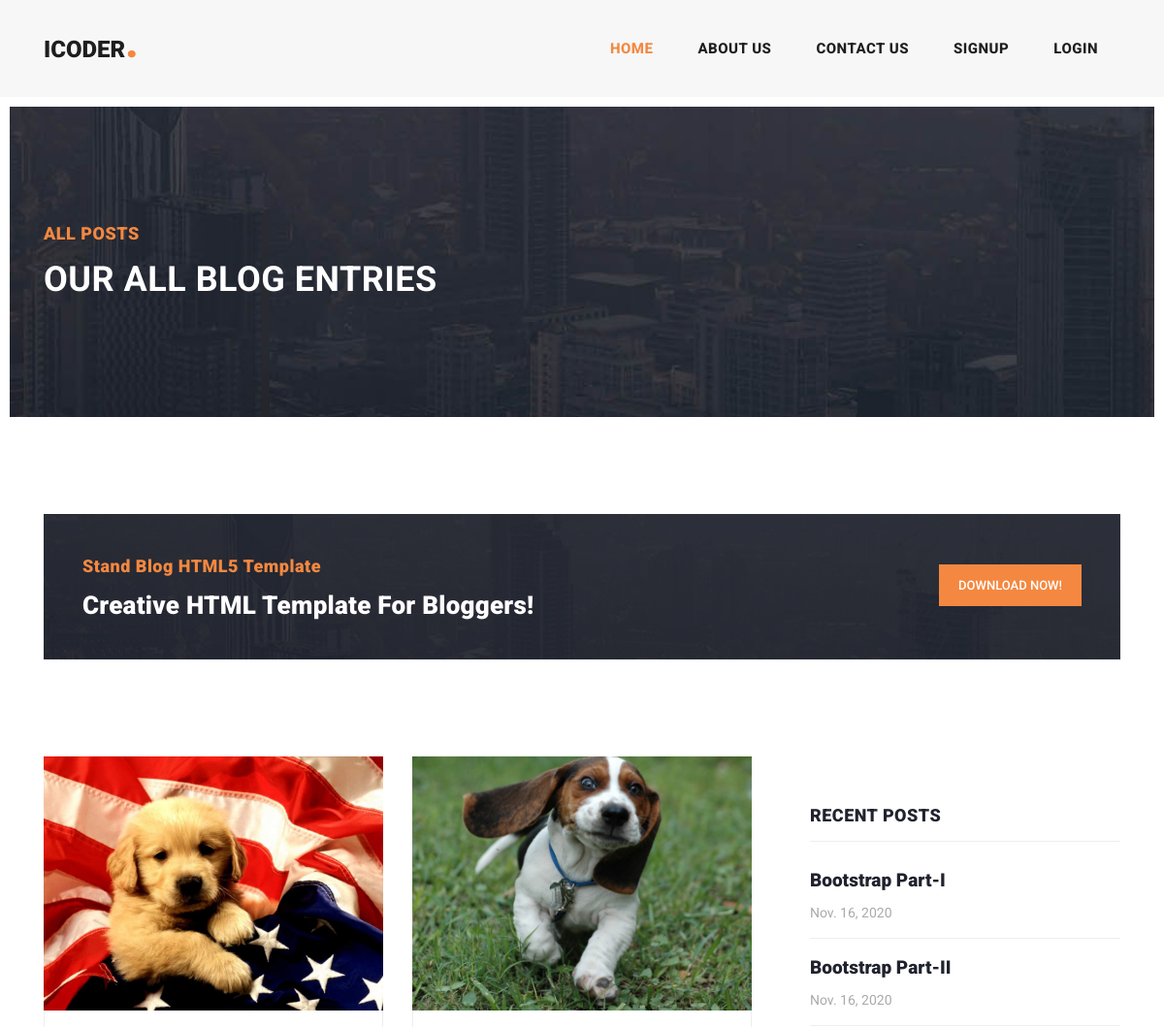
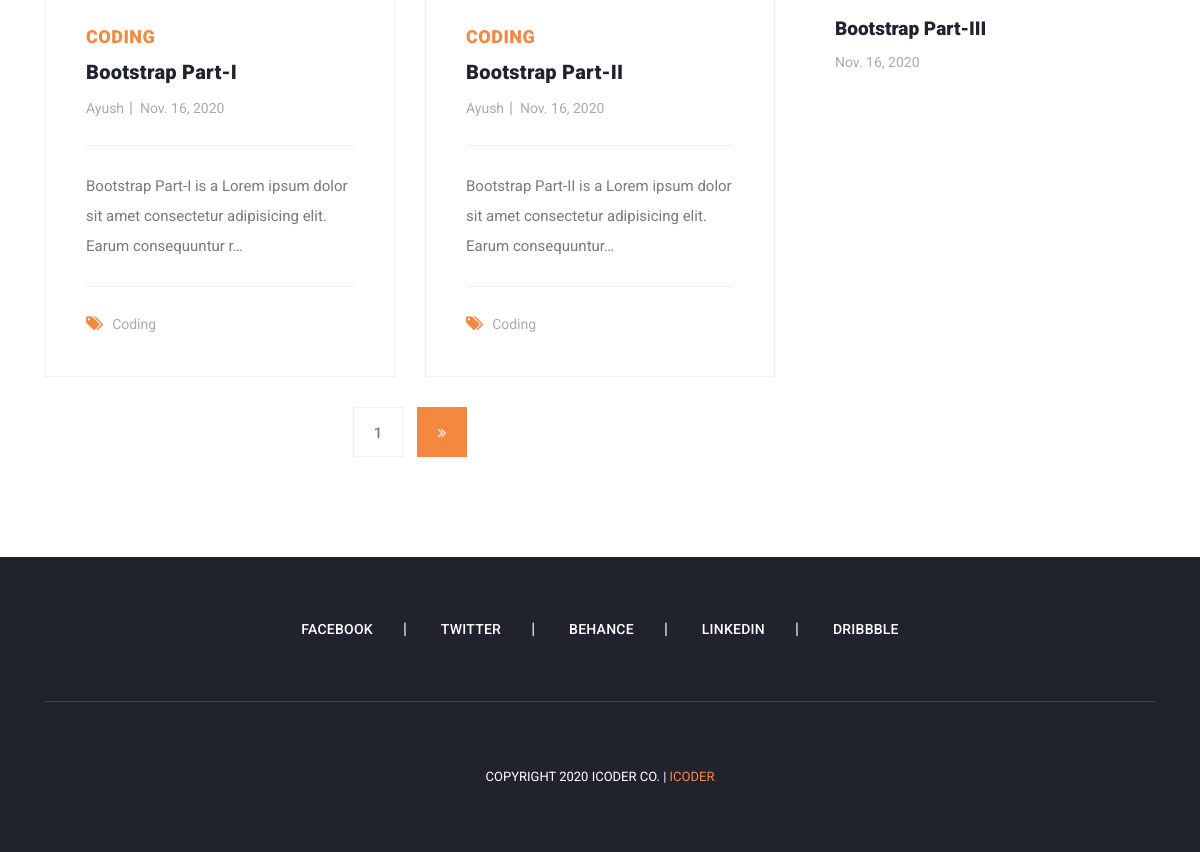
The page / on the database its author committed (2 pictures, top to bottom).
### home/models.py (models this page shows, shortened)
class Post(models.Model):
    sno = models.AutoField(primary_key=True)
    title = models.CharField(max_length=700)
    category = models.CharField(max_length=200)
    slug = models.SlugField(blank=True, null=True)
    image = models.ImageField(blank=True, null=True, upload_to='post_images')
    author = models.ForeignKey(User, on_delete=models.CASCADE)
    content = models.TextField()
    dt = models.DateField(blank=True, null=True)

### home/views.py (the view)
# urls.py: path('', views.blog, name='blog'),
def blog(request):
    posts = Post.objects.all()
    recents = Post.objects.order_by('-dt')[0:3]
    paginator = Paginator(posts, 2)
    page_request_var = 'page'
    page = request.GET.get(page_request_var)
    try:
        paginated_queryset = paginator.page(page)
    except PageNotAnInteger:
        paginated_queryset = paginator.page(1)
    except EmptyPage:
        paginated_queryset = paginator.page(paginator.num_pages)
    context = {
        'queryset': paginated_queryset,
        'page_request_var': page_request_var,
        'recents': recents
    }
    return render(request, 'blog.html', context)

### templates/blog.html (shortened to what this page needs)
{% extends 'base.html' %}
{% block homeactive %}active{% endblock homeactive %}
{% block body %}
    <div class="heading-page header-text">
      <section class="page-heading">
        <div class="container">
          <div class="row">
            <div class="col-lg-12">
              <div class="text-content">
                <h4>All Posts</h4>
                <h2>Our All Blog Entries</h2>
              </div>
            </div>
          </div>
        </div>
      </section>
    </div>
    <section class="call-to-action">
      <div class="container">
        <div class="row">
          <div class="col-lg-12">
            <div class="main-content">
              <div class="row">
                <div class="col-lg-8">
                  <span>Stand Blog HTML5 Template</span>
                  <h4>Creative HTML Template For Bloggers!</h4>
                </div>
                <div class="col-lg-4">
                  <div class="main-button">
                    <a href="https://templatemo.com/tm-551-stand-blog" target="_parent">Download Now!</a>
                  </div>
                </div>
              </div>
            </div>
          </div>
        </div>
      </div>
    </section>
    <section class="blog-posts grid-system">
      <div class="container">
        <div class="row">
          <div class="col-lg-8">
            <div class="all-blog-posts">
              <div class="row">
              {% for post in queryset %}
                <div class="col-lg-6">
                  <div class="blog-post">
                    <div class="blog-thumb">
                      <img src="{{post.image.url}}" alt="">
                    </div>
                    <div class="down-content">
                      <span>{{post.category}}</span>
                      <a href="{{post.slug}}"><h4>{{post.title}}</h4></a>
                      <ul class="post-info">
                        <li><a href="{{post.slug}}">{{post.author.first_name}}</a></li>
                        <li><a href="{{post.slug}}">{{post.dt}}</a></li>
                      </ul>
                      <p>{{post.content | truncatechars:100}}</p>
                      <div class="post-options">
                        <div class="row">
                          <div class="col-lg-12">
                            <ul class="post-tags">
                              <li><i class="fa fa-tags"></i></li>
                              <li><a href="{{post.slug}}">{{post.category}}</a></li>
                            </ul>
                          </div>
                        </div>
                      </div>
                    </div>
                  </div>
                </div>
                {% endfor %}
                <div class="col-lg-12">
                  <ul class="page-numbers">
                    <li><a href="#">{{queryset.number}}</a></li>
                  {% if queryset.has_next %}
                    <li class="active"><a href="?{{page_request_var}}={{queryset.next_page_number}}"><i class="fa fa-angle-double-right"></i></a></li>
                  {% endif %}
                  </ul>
                </div>
              </div>
            </div>
          </div>
          <div class="col-lg-4">
            <div class="sidebar">
              <div class="row">
                <div class="col-lg-12">
                  <div class="sidebar-item recent-posts">
                    <div class="sidebar-heading">
                      <h2>Recent Posts</h2>
                    </div>
                    <div class="content">
                      <ul>
                      {% for recent in recents %}
                        <li><a href="{{recent.slug}}">
                          <h5>{{recent.title}}</h5>
                          <span>{{recent.dt}}</span>
                        </a></li>
                      {% endfor %}
                      </ul>
                    </div>
                  </div>
                </div>
              </div>
            </div>
          </div>
        </div>
      </div>
    </section>
{% endblock body %}

### rows shown on the page
Post: image (picture), category "CODING", title "Bootstrap Part-I", author.first_name "Ayush", dt "Nov. 16, 2020", content "Bootstrap Part-I is a Lorem ipsum dolor sit amet consectetur adipisicing elit. Earum consequuntur r…", category "Coding"
Post: image (picture), category "CODING", title "Bootstrap Part-II", author.first_name "Ayush", dt "Nov. 16, 2020", content "Bootstrap Part-II is a Lorem ipsum dolor sit amet consectetur adipisicing elit. Earum consequuntur…", category "Coding"
Post: title "Bootstrap Part-III", dt "Nov. 16, 2020"

### other values the page prints
{{ queryset.number }} "1"
